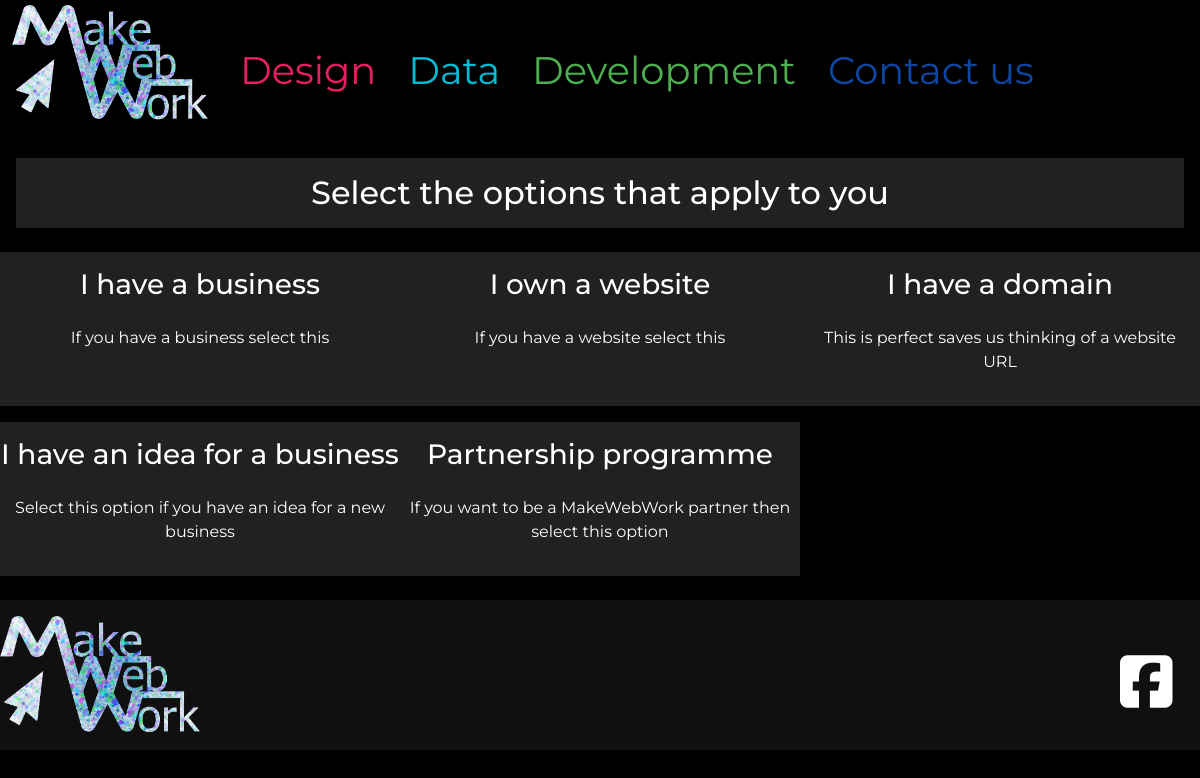
The app's page /contact with its own data.
### default_site/models.py (models this page shows, shortened)
class ContactOptions(models.Model):
    htmlId = models.CharField(max_length=30, null=False, blank=False)
    name = models.CharField(max_length=30, null=False, blank=False)
    description = models.CharField(max_length=500, null=False, blank=False)
    formQ1 = models.CharField(max_length=100, null=True, blank=True)
    formQ2 = models.CharField(max_length=100, null=True, blank=True)
    formQ3 = models.CharField(max_length=100, null=True, blank=True)
    formQ4 = models.CharField(max_length=100, null=True, blank=True)
    formQ5 = models.CharField(max_length=100, null=True, blank=True)
    link = models.CharField(max_length=150, null=True, blank=True)
    display = models.BooleanField(null=False, blank=False, default=True)
    full = models.BooleanField(null=False, blank=False, default=False)

class Socials(models.Model):
    brand = models.CharField(max_length=30, null=False, blank=False)
    fontawesome = models.CharField(max_length=50, null=False, blank=False)
    link = models.CharField(max_length=150, null="true", blank="true")
    display = models.BooleanField(null=False, blank=False, default=True)

### default_site/views.py (the view)
# urls.py: path('contact', contact, name="contact"),
def contact(request):
    context = {
        "socials": Socials.objects.all(),
        "options": ContactOptions.objects.all()
    }
    return render(request, 'default_site/contact.html', context)

### default_site/templates/default_site/contact.html (shortened to what this page needs)
{% extends 'base.html' %}
{% load static %}
{% block content %}
<div id="initial" class="col-12">
    <h2 class="grey darken-4 mx-3 my-3 text-center py-3">Select the options that apply to you</h2>
    <div class="selection-container">
        {% for option in options %}
            {% if option.display %}
                <div id="{{option.id}}" class="col-12 col-lg-6 col-xl-4 col-xxl-2 grey darken-4 text-center my-2 selectable">
                    <h3 class="pt-3">{{option.name}}</h3>
                    <p class="mx-2 py-3">
                        {{option.description}}
                    </p>
                </div>
            {% endif %}
        {% endfor %}
    </div>
</div>
{% endblock %}

### templates/base.html (shortened to what this page needs)
{% load static %}
<!doctype html>
<html lang="en">
  <head>
    {% block corecss %}
    <link href="https://cdn.jsdelivr.net/npm/bootstrap@5.0.2/dist/css/bootstrap.min.css" rel="stylesheet"
>
    <link rel="stylesheet" type="text/css" href="{% static '/css/colors.css' %}">
    <link rel="stylesheet" type="text/css" href="{% static '/css/styles.css' %}">
    {% endblock %}
  </head>
  <body class="black white-text">
    {% include 'includes/navbar.html' %}
    <div id="col-12">
    {% block content %}
    {% endblock %}
    </div>
    <footer class="mt-3 pt-3 grey op-1 general-container">
        <div class="col-2">
            <img class="img-fluid" src="{% static 'images/Makewebwork_logo.png' %}" alt="MakeWebWork's logo">
        </div>
        {% for icon in socials %}
            {% if icon.display and icon.link|length > 1 %}
            <div class="col-2">
                <a class="footer-icon" href="{{ icon.link }}">
                    <i class="{{icon.fontawesome}}"></i>
                </a>
            </div>
            {% endif %}
        {% endfor %}
    </footer>
  </body>
</html>

### static/css/styles.css (style rules this page uses)
a { text-decoration: none; color:inherit; }
body { font-family: 'Montserrat', sans-serif; }
.general-container { display: flex; width: 100%; flex-wrap: wrap; justify-content: space-between; flex-direction: row; align-items: center; }
.footer-icon { font-size: 10vw; padding-left:5vw }
.selection-container { display: flex; width: 100%; flex-wrap: wrap; justify-content: left; flex-direction: row; align-items: center; }
@media (min-width: 992px) { .footer-icon { font-size: 5vw; padding-left:10vw } }

### records on screen
ContactOptions: name "I have a business", description "If you have a business select this"
ContactOptions: name "I own a website", description "If you have a website select this"
ContactOptions: name "I have a domain", description "This is perfect saves us thinking of a website URL"
ContactOptions: name "I have an idea for a business", description "Select this option if you have an idea for a new business"
ContactOptions: name "Partnership programme", description "If you want to be a MakeWebWork partner then select this option"
